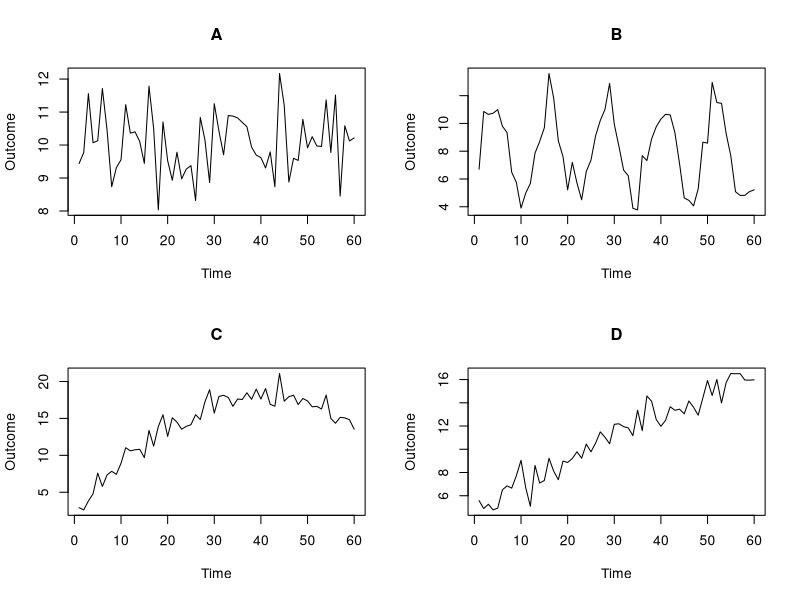
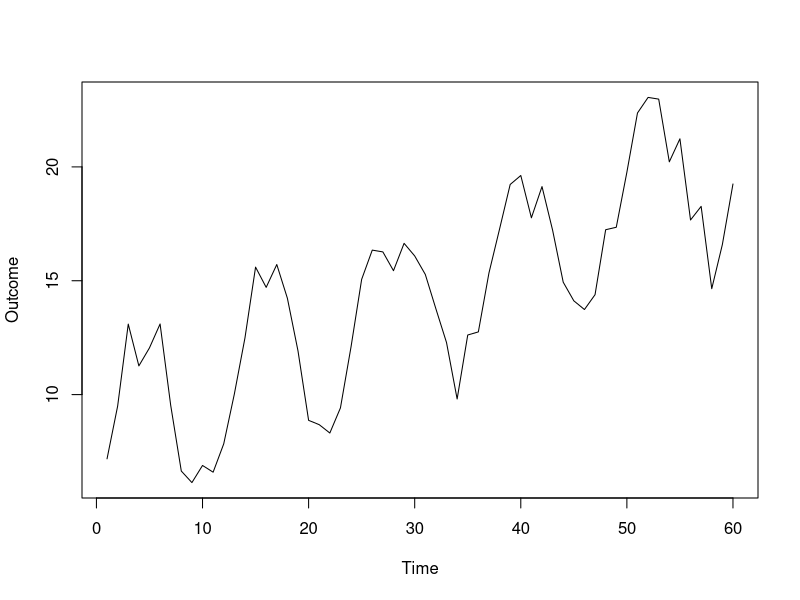

The R script that drew these images, in order:
# Set seed for reproducibility
set.seed(123)

# Define time range
time <- 1:60

# Model 1: outcomet = β0 + εt
beta0_1 <- 10
epsilon_1 <- rnorm(length(time), mean = 0, sd = 1)
outcome1 <- beta0_1 + epsilon_1

# Model 2: outcomet = β0 + β1·time + εt
beta0_2 <- 5
beta1_2 <- 0.2
epsilon_2 <- rnorm(length(time), mean = 0, sd = 1)
outcome2 <- beta0_2 + beta1_2 * time + epsilon_2

# Model 3: outcomet = β0 + β1·time + β2·time2 + εt
beta0_3 <- 2
beta1_3 <- 0.8
beta2_3 <- -0.01
epsilon_3 <- rnorm(length(time), mean = 0, sd = 1)
outcome3 <- beta0_3 + beta1_3 * time + beta2_3 * time^2 + epsilon_3

# Model 4: outcomet = β0 + β1·sin(2πt/12) + β2·cos(2πt/12) + εt
beta0_4 <- 8
beta1_4 <- 3
beta2_4 <- -2
epsilon_4 <- rnorm(length(time), mean = 0, sd = 1)
outcome4 <- beta0_4 + beta1_4 * sin(2 * pi * time / 12) + beta2_4 * cos(2 * pi * time / 12) + epsilon_4

# Combine into a data frame
data <- data.frame(
  time = time,
  outcome1 = outcome1,
  outcome2 = outcome2,
  outcome3 = outcome3,
  outcome4 = outcome4
)

# Display the first few rows of the dataset
head(data)

# Plot the results
par(mfrow = c(2, 2))
plot(time, outcome1, type = "l", main = 'A', ylab = "Outcome", xlab = "Time")
plot(time, outcome4, type = "l", main = 'B', ylab = "Outcome", xlab = "Time")
plot(time, outcome3, type = "l", main = 'C', ylab = "Outcome", xlab = "Time")
plot(time, outcome2, type = "l", main = 'D', ylab = "Outcome", xlab = "Time")



### Time and seasonal trend
# Model 5: Time and seasonal trend
beta0_5 <- 8
betatime_5 <- 0.2
beta1_5 <- 3
beta2_5 <- -2
epsilon_5 <- rnorm(length(time), mean = 0, sd = 1)
outcome5 <- beta0_5 + betatime_5*time + beta1_5 * sin(2 * pi * time / 12) + beta2_5 * cos(2 * pi * time / 12) + epsilon_5

par(mfrow = c(1, 1))
plot(time, outcome5, type = "l", ylab = "Outcome", xlab = "Time")
